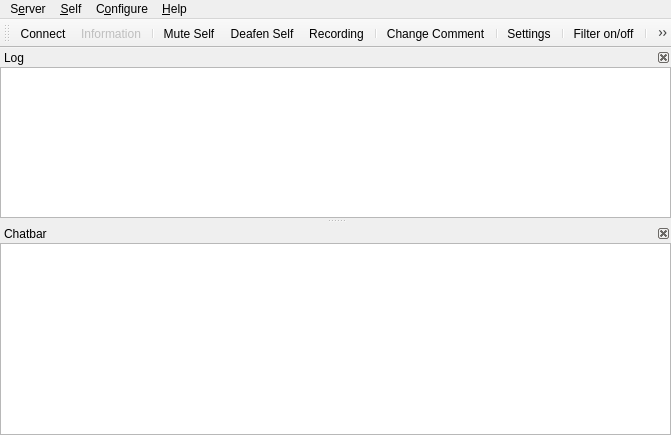
<?xml version="1.0" encoding="UTF-8"?>
<ui version="4.0">
 <class>MainWindow</class>
 <widget class="QMainWindow" name="MainWindow">
  <property name="geometry">
   <rect>
    <x>0</x>
    <y>0</y>
    <width>671</width>
    <height>435</height>
   </rect>
  </property>
  <property name="windowTitle">
   <string>Mumble</string>
  </property>
  <property name="dockOptions">
   <set>QMainWindow::AllowNestedDocks|QMainWindow::AnimatedDocks</set>
  </property>
  <property name="unifiedTitleAndToolBarOnMac">
   <bool>true</bool>
  </property>
  <widget class="UserView" name="qtvUsers">
   <property name="contextMenuPolicy">
    <enum>Qt::CustomContextMenu</enum>
   </property>
   <property name="acceptDrops">
    <bool>true</bool>
   </property>
   <property name="dragEnabled">
    <bool>true</bool>
   </property>
   <property name="rootIsDecorated">
    <bool>false</bool>
   </property>
   <property name="uniformRowHeights">
    <bool>true</bool>
   </property>
   <property name="headerHidden">
    <bool>true</bool>
   </property>
   <attribute name="headerVisible">
    <bool>false</bool>
   </attribute>
  </widget>
  <widget class="QMenuBar" name="menubar">
   <property name="geometry">
    <rect>
     <x>0</x>
     <y>0</y>
     <width>671</width>
     <height>21</height>
    </rect>
   </property>
   <widget class="QMenu" name="qmConfig">
    <property name="title">
     <string>C&amp;onfigure</string>
    </property>
    <addaction name="qaConfigDialog"/>
   </widget>
   <widget class="QMenu" name="qmHelp">
    <property name="title">
     <string>&amp;Help</string>
    </property>
    <addaction name="qaHelpWhatsThis"/>
    <addaction name="separator"/>
    <addaction name="qaHelpAbout"/>
    <addaction name="qaHelpAboutQt"/>
    <addaction name="separator"/>
    <addaction name="qaHelpVersionCheck"/>
   </widget>
   <widget class="QMenu" name="qmServer">
    <property name="title">
     <string>S&amp;erver</string>
    </property>
   </widget>
   <widget class="QMenu" name="qmSelf">
    <property name="title">
     <string>&amp;Self</string>
    </property>
    <addaction name="qaAudioMute"/>
    <addaction name="qaAudioDeaf"/>
    <addaction name="qaSelfPrioritySpeaker"/>
    <addaction name="separator"/>
    <addaction name="qaRecording"/>
    <addaction name="separator"/>
    <addaction name="qaSelfComment"/>
    <addaction name="qaServerTexture"/>
    <addaction name="qaServerTextureRemove"/>
    <addaction name="separator"/>
    <addaction name="qaSelfRegister"/>
    <addaction name="qaAudioStats"/>
   </widget>
   <addaction name="qmServer"/>
   <addaction name="qmSelf"/>
   <addaction name="qmConfig"/>
   <addaction name="qmHelp"/>
  </widget>
  <widget class="QDockWidget" name="qdwLog">
   <property name="minimumSize">
    <size>
     <width>250</width>
     <height>93</height>
    </size>
   </property>
   <property name="features">
    <set>QDockWidget::DockWidgetClosable|QDockWidget::DockWidgetMovable</set>
   </property>
   <property name="windowTitle">
    <string>Log</string>
   </property>
   <attribute name="dockWidgetArea">
    <number>1</number>
   </attribute>
   <widget class="LogTextBrowser" name="qteLog">
    <property name="contextMenuPolicy">
     <enum>Qt::CustomContextMenu</enum>
    </property>
    <property name="whatsThis">
     <string>This shows all recent activity. Connecting to servers, errors and information messages all show up here.&lt;br /&gt;To configure exactly which messages show up here, use the &lt;b&gt;Settings&lt;/b&gt; command from the menu.</string>
    </property>
    <property name="openLinks">
     <bool>false</bool>
    </property>
   </widget>
  </widget>
  <widget class="QDockWidget" name="qdwChat">
   <property name="sizePolicy">
    <sizepolicy hsizetype="Preferred" vsizetype="Preferred">
     <horstretch>0</horstretch>
     <verstretch>0</verstretch>
    </sizepolicy>
   </property>
   <property name="toolTip">
    <string/>
   </property>
   <property name="whatsThis">
    <string>This is the chatbar&lt;br /&gt;If you enter text here and then press enter the text is sent to the user or channel that was selected. If nothing is selected the message is sent to your current channel.</string>
   </property>
   <property name="features">
    <set>QDockWidget::DockWidgetClosable|QDockWidget::DockWidgetMovable</set>
   </property>
   <property name="windowTitle">
    <string>Chatbar</string>
   </property>
   <attribute name="dockWidgetArea">
    <number>1</number>
   </attribute>
   <widget class="ChatbarTextEdit" name="qteChat">
    <property name="sizePolicy">
     <sizepolicy hsizetype="Expanding" vsizetype="MinimumExpanding">
      <horstretch>0</horstretch>
      <verstretch>0</verstretch>
     </sizepolicy>
    </property>
    <property name="maximumSize">
     <size>
      <width>16777215</width>
      <height>16777215</height>
     </size>
    </property>
    <property name="acceptRichText">
     <bool>false</bool>
    </property>
   </widget>
  </widget>
  <widget class="QToolBar" name="qtIconToolbar">
   <property name="windowTitle">
    <string>Icon Toolbar</string>
   </property>
   <attribute name="toolBarArea">
    <enum>TopToolBarArea</enum>
   </attribute>
   <attribute name="toolBarBreak">
    <bool>false</bool>
   </attribute>
   <addaction name="qaServerConnect"/>
   <addaction name="qaServerInformation"/>
   <addaction name="separator"/>
   <addaction name="qaAudioMute"/>
   <addaction name="qaAudioDeaf"/>
   <addaction name="qaRecording"/>
   <addaction name="separator"/>
   <addaction name="qaSelfComment"/>
   <addaction name="separator"/>
   <addaction name="qaConfigDialog"/>
   <addaction name="separator"/>
   <addaction name="qaFilterToggle"/>
   <addaction name="separator"/>
   <addaction name="qaLogUsersToggle"/>
  </widget>
  <action name="qaQuit">
   <property name="text">
    <string>&amp;Quit Mumble</string>
   </property>
   <property name="toolTip">
    <string>Closes the program</string>
   </property>
   <property name="whatsThis">
    <string>Exits the application.</string>
   </property>
   <property name="shortcut">
    <string>Ctrl+Q</string>
   </property>
  </action>
  <action name="qaServerConnect">
   <property name="icon">
    <iconset>
     <normaloff>skin:categories/applications-internet.svg</normaloff>skin:categories/applications-internet.svg</iconset>
   </property>
   <property name="text">
    <string>&amp;Connect</string>
   </property>
   <property name="toolTip">
    <string>Open the server connection dialog</string>
   </property>
   <property name="whatsThis">
    <string>Shows a dialog of registered servers, and also allows quick-connect.</string>
   </property>
   <property name="iconVisibleInMenu">
    <bool>false</bool>
   </property>
  </action>
  <action name="qaServerDisconnect">
   <property name="enabled">
    <bool>false</bool>
   </property>
   <property name="text">
    <string>&amp;Disconnect</string>
   </property>
   <property name="toolTip">
    <string>Disconnect from server</string>
   </property>
   <property name="whatsThis">
    <string>Disconnects you from the server.</string>
   </property>
  </action>
  <action name="qaServerBanList">
   <property name="enabled">
    <bool>false</bool>
   </property>
   <property name="text">
    <string>&amp;Ban list</string>
   </property>
   <property name="toolTip">
    <string>Edit ban list on server</string>
   </property>
   <property name="whatsThis">
    <string>This lets you edit the server-side IP ban list.</string>
   </property>
  </action>
  <action name="qaServerInformation">
   <property name="enabled">
    <bool>false</bool>
   </property>
   <property name="icon">
    <iconset>
     <normaloff>skin:Information_icon.svg</normaloff>skin:Information_icon.svg</iconset>
   </property>
   <property name="text">
    <string>&amp;Information</string>
   </property>
   <property name="toolTip">
    <string>Show information about the server connection</string>
   </property>
   <property name="whatsThis">
    <string>This will show extended information about the connection to the server.</string>
   </property>
   <property name="iconVisibleInMenu">
    <bool>false</bool>
   </property>
  </action>
  <action name="qaUserKick">
   <property name="text">
    <string>&amp;Kick</string>
   </property>
   <property name="toolTip">
    <string>Kick user (with reason)</string>
   </property>
   <property name="whatsThis">
    <string>Kick selected user off server. You'll be asked to specify a reason.</string>
   </property>
  </action>
  <action name="qaUserMute">
   <property name="checkable">
    <bool>true</bool>
   </property>
   <property name="text">
    <string>&amp;Mute</string>
   </property>
   <property name="toolTip">
    <string>Mute user</string>
   </property>
   <property name="whatsThis">
    <string>Mute or unmute user on server. Unmuting a deafened user will also undeafen them.</string>
   </property>
  </action>
  <action name="qaUserBan">
   <property name="text">
    <string>&amp;Ban</string>
   </property>
   <property name="toolTip">
    <string>Kick and ban user (with reason)</string>
   </property>
   <property name="whatsThis">
    <string>Kick and ban selected user from server. You'll be asked to specify a reason.</string>
   </property>
  </action>
  <action name="qaUserDeaf">
   <property name="checkable">
    <bool>true</bool>
   </property>
   <property name="text">
    <string>&amp;Deafen</string>
   </property>
   <property name="toolTip">
    <string>Deafen user</string>
   </property>
   <property name="whatsThis">
    <string>Deafen or undeafen user on server. Deafening a user will also mute them.</string>
   </property>
  </action>
  <action name="qaUserLocalIgnore">
   <property name="checkable">
    <bool>true</bool>
   </property>
   <property name="text">
    <string>Ignore Messages</string>
   </property>
   <property name="toolTip">
    <string>Locally ignore user's text chat messages.</string>
   </property>
   <property name="whatsThis">
    <string>Silently drops all text messages from the user.</string>
   </property>
  </action>
  <action name="qaUserLocalMute">
   <property name="checkable">
    <bool>true</bool>
   </property>
   <property name="text">
    <string>&amp;Local Mute</string>
   </property>
   <property name="toolTip">
    <string>Mute user locally</string>
   </property>
   <property name="whatsThis">
    <string>Mute or unmute user locally. Use this on other users in the same room.</string>
   </property>
  </action>
  <action name="qaUserTextMessage">
   <property name="text">
    <string>Send &amp;Message</string>
   </property>
   <property name="toolTip">
    <string>Send a Text Message</string>
   </property>
   <property name="whatsThis">
    <string>Sends a text message to another user.</string>
   </property>
  </action>
  <action name="qaChannelAdd">
   <property name="text">
    <string>&amp;Add</string>
   </property>
   <property name="toolTip">
    <string>Add new channel</string>
   </property>
   <property name="whatsThis">
    <string>This adds a new sub-channel to the currently selected channel.</string>
   </property>
  </action>
  <action name="qaChannelRemove">
   <property name="text">
    <string>&amp;Remove</string>
   </property>
   <property name="toolTip">
    <string>Remove channel</string>
   </property>
   <property name="whatsThis">
    <string>This removes a channel and all sub-channels.</string>
   </property>
  </action>
  <action name="qaChannelACL">
   <property name="text">
    <string>&amp;Edit</string>
   </property>
   <property name="toolTip">
    <string>Edit Groups and ACL for channel</string>
   </property>
   <property name="whatsThis">
    <string>This opens the Group and ACL dialog for the channel, to control permissions.</string>
   </property>
  </action>
  <action name="qaChannelLink">
   <property name="text">
    <string>&amp;Link</string>
   </property>
   <property name="toolTip">
    <string>Link your channel to another channel</string>
   </property>
   <property name="whatsThis">
    <string>This links your current channel to the selected channel. If users in a channel have permission to speak in the other channel, users can now hear each other. This is a permanent link, and will last until manually unlinked or the server is restarted. Please see the shortcuts for push-to-link.</string>
   </property>
  </action>
  <action name="qaChannelUnlink">
   <property name="text">
    <string comment="Channel">&amp;Unlink</string>
   </property>
   <property name="toolTip">
    <string>Unlink your channel from another channel</string>
   </property>
   <property name="whatsThis">
    <string>This unlinks your current channel from the selected channel.</string>
   </property>
  </action>
  <action name="qaChannelUnlinkAll">
   <property name="text">
    <string>&amp;Unlink All</string>
   </property>
   <property name="toolTip">
    <string>Unlinks your channel from all linked channels.</string>
   </property>
   <property name="whatsThis">
    <string>This unlinks your current channel (not the selected one) from all linked channels.</string>
   </property>
  </action>
  <action name="qaAudioReset">
   <property name="text">
    <string>&amp;Reset</string>
   </property>
   <property name="toolTip">
    <string>Reset audio preprocessor</string>
   </property>
   <property name="whatsThis">
    <string>This will reset the audio preprocessor, including noise cancellation, automatic gain and voice activity detection. If something suddenly worsens the audio environment (like dropping the microphone) and it was temporary, use this to avoid having to wait for the preprocessor to readjust.</string>
   </property>
  </action>
  <action name="qaAudioMute">
   <property name="checkable">
    <bool>true</bool>
   </property>
   <property name="icon">
    <iconset>
     <normaloff>skin:actions/audio-input-microphone.svg</normaloff>
     <normalon>skin:actions/audio-input-microphone-muted.svg</normalon>
     <activeon>skin:actions/audio-input-microphone-muted.svg</activeon>skin:actions/audio-input-microphone.svg</iconset>
   </property>
   <property name="text">
    <string>&amp;Mute Self</string>
   </property>
   <property name="toolTip">
    <string>Mute yourself</string>
   </property>
   <property name="whatsThis">
    <string>Mute or unmute yourself. When muted, you will not send any data to the server. Unmuting while deafened will also undeafen.</string>
   </property>
   <property name="iconVisibleInMenu">
    <bool>false</bool>
   </property>
  </action>
  <action name="qaAudioDeaf">
   <property name="checkable">
    <bool>true</bool>
   </property>
   <property name="icon">
    <iconset>
     <normaloff>skin:self_undeafened.svg</normaloff>
     <normalon>skin:deafened_self.svg</normalon>
     <activeon>skin:deafened_self.svg</activeon>skin:self_undeafened.svg</iconset>
   </property>
   <property name="text">
    <string>&amp;Deafen Self</string>
   </property>
   <property name="toolTip">
    <string>Deafen yourself</string>
   </property>
   <property name="whatsThis">
    <string>Deafen or undeafen yourself. When deafened, you will not hear anything. Deafening yourself will also mute.</string>
   </property>
   <property name="iconVisibleInMenu">
    <bool>false</bool>
   </property>
  </action>
  <action name="qaAudioTTS">
   <property name="checkable">
    <bool>true</bool>
   </property>
   <property name="text">
    <string>&amp;Text-To-Speech</string>
   </property>
   <property name="toolTip">
    <string>Toggle Text-To-Speech</string>
   </property>
   <property name="whatsThis">
    <string>Enable or disable the text-to-speech engine. Only messages enabled for TTS in the Configuration dialog will actually be spoken.</string>
   </property>
  </action>
  <action name="qaAudioStats">
   <property name="text">
    <string>Audio S&amp;tatistics</string>
   </property>
   <property name="toolTip">
    <string>Display audio statistics</string>
   </property>
   <property name="whatsThis">
    <string>Pops up a small dialog with information about your current audio input.</string>
   </property>
  </action>
  <action name="qaAudioUnlink">
   <property name="text">
    <string>&amp;Unlink Plugins</string>
   </property>
   <property name="toolTip">
    <string>Forcibly unlink plugin</string>
   </property>
   <property name="whatsThis">
    <string>This forces the current plugin to unlink, which is handy if it is reading completely wrong data.</string>
   </property>
  </action>
  <action name="qaConfigDialog">
   <property name="icon">
    <iconset>
     <normaloff>skin:config_basic.png</normaloff>skin:config_basic.png</iconset>
   </property>
   <property name="text">
    <string>&amp;Settings</string>
   </property>
   <property name="toolTip">
    <string>Configure Mumble</string>
   </property>
   <property name="whatsThis">
    <string>Allows you to change most settings for Mumble.</string>
   </property>
   <property name="menuRole">
    <enum>QAction::PreferencesRole</enum>
   </property>
   <property name="iconVisibleInMenu">
    <bool>false</bool>
   </property>
  </action>
  <action name="qaFilterToggle">
   <property name="checkable">
    <bool>true</bool>
   </property>
   <property name="icon">
    <iconset>
     <normaloff>skin:filter.svg</normaloff>
     <normalon>skin:filter.svg</normalon>
     <activeon>skin:filter.svg</activeon>skin:filter.svg</iconset>
   </property>
   <property name="text">
    <string>&amp;Filter on/off</string>
   </property>
   <property name="toolTip">
    <string>Toggle the channel filter (Ctrl+F)</string>
   </property>
   <property name="whatsThis">
    <string>Enable or disable the filtering of select channels.
By default all empty channels will be filtered.
You can mark additional channels for filtering from
the channel's context menu.</string>
   </property>
   <property name="shortcut">
    <string>Ctrl+F</string>
   </property>
   <property name="iconVisibleInMenu">
    <bool>false</bool>
   </property>
  </action>
  <action name="qaLogUsersToggle">
   <property name="checkable">
    <bool>true</bool>
   </property>
   <property name="icon">
    <iconset>
     <normaloff>skin:log.svg</normaloff>
     <normalon>skin:log.svg</normalon>
     <activeon>skin:log.svg</activeon>skin:log.svg</iconset>
   </property>
   <property name="text">
    <string>&amp;Log users on/off</string>
   </property>
   <property name="toolTip">
    <string>Toggle the continuous user log</string>
   </property>
   <property name="whatsThis">
    <string>Enable or disable the logging of all users.
Every few seconds, a file will be created listing all
users in all channels on the server.</string>
   </property>
   <property name="iconVisibleInMenu">
    <bool>false</bool>
   </property>
  </action>
  <action name="qaAudioWizard">
   <property name="text">
    <string>&amp;Audio Wizard</string>
   </property>
   <property name="toolTip">
    <string>Start the audio configuration wizard</string>
   </property>
   <property name="whatsThis">
    <string>This will guide you through the process of configuring your audio hardware.</string>
   </property>
  </action>
  <action name="qaHelpWhatsThis">
   <property name="text">
    <string>&amp;What's This?</string>
   </property>
   <property name="toolTip">
    <string>Enter What's This? mode</string>
   </property>
   <property name="whatsThis">
    <string>Click this to enter &quot;What's This?&quot; mode. Your cursor will turn into a question mark. Click on any button, menu choice or area to show a description of what it is.</string>
   </property>
  </action>
  <action name="qaHelpAbout">
   <property name="text">
    <string>&amp;About</string>
   </property>
   <property name="toolTip">
    <string>Information about Mumble</string>
   </property>
   <property name="whatsThis">
    <string>Shows a small dialog with information and license for Mumble.</string>
   </property>
   <property name="menuRole">
    <enum>QAction::AboutRole</enum>
   </property>
  </action>
  <action name="qaHelpAboutSpeex">
   <property name="text">
    <string>About &amp;Speex</string>
   </property>
   <property name="toolTip">
    <string>Information about Speex</string>
   </property>
   <property name="whatsThis">
    <string>Shows a small dialog with information about Speex.</string>
   </property>
   <property name="menuRole">
    <enum>QAction::ApplicationSpecificRole</enum>
   </property>
  </action>
  <action name="qaHelpAboutQt">
   <property name="text">
    <string>About &amp;Qt</string>
   </property>
   <property name="toolTip">
    <string>Information about Qt</string>
   </property>
   <property name="whatsThis">
    <string>Shows a small dialog with information about Qt.</string>
   </property>
   <property name="menuRole">
    <enum>QAction::AboutQtRole</enum>
   </property>
  </action>
  <action name="qaHelpVersionCheck">
   <property name="text">
    <string>Check for &amp;Updates</string>
   </property>
   <property name="toolTip">
    <string>Check for new version of Mumble</string>
   </property>
   <property name="whatsThis">
    <string>Connects to the Mumble webpage to check if a new version is available, and notifies you with an appropriate download URL if this is the case.</string>
   </property>
  </action>
  <action name="qaChannelSendMessage">
   <property name="text">
    <string>Send &amp;Message</string>
   </property>
   <property name="toolTip">
    <string>Send a Text Message</string>
   </property>
   <property name="whatsThis">
    <string>Sends a text message to all users in a channel.</string>
   </property>
  </action>
  <action name="qaChannelCopyURL">
   <property name="text">
    <string>&amp;Copy URL</string>
   </property>
   <property name="toolTip">
    <string>Copies a link to this channel to the clipboard.</string>
   </property>
   <property name="whatsThis">
    <string>Copies a link to this channel to the clipboard.</string>
   </property>
  </action>
  <action name="qaConfigMinimal">
   <property name="checkable">
    <bool>true</bool>
   </property>
   <property name="text">
    <string>&amp;Minimal View</string>
   </property>
   <property name="toolTip">
    <string>Toggle minimal window modes</string>
   </property>
   <property name="whatsThis">
    <string>This will toggle minimal mode, where the log window and menu is hidden.</string>
   </property>
  </action>
  <action name="qaConfigHideFrame">
   <property name="checkable">
    <bool>true</bool>
   </property>
   <property name="text">
    <string>Hide Frame</string>
   </property>
   <property name="toolTip">
    <string>Toggle showing frame on minimal window</string>
   </property>
   <property name="whatsThis">
    <string>This will toggle whether the minimal window should have a frame for moving and resizing.</string>
   </property>
  </action>
  <action name="qaConfigCert">
   <property name="text">
    <string>&amp;Certificate Wizard</string>
   </property>
   <property name="toolTip">
    <string>Configure certificates for strong authentication</string>
   </property>
   <property name="whatsThis">
    <string>This starts the wizard for creating, importing and exporting certificates for authentication against servers.</string>
   </property>
  </action>
  <action name="qaUserRegister">
   <property name="text">
    <string>&amp;Register</string>
   </property>
   <property name="toolTip">
    <string>Register user on server</string>
   </property>
   <property name="whatsThis">
    <string>This will permanently register the user on the server.</string>
   </property>
  </action>
  <action name="qaUserFriendAdd">
   <property name="text">
    <string>Add &amp;Friend</string>
   </property>
   <property name="toolTip">
    <string>Adds a user as your friend.</string>
   </property>
   <property name="whatsThis">
    <string>This will add the user as a friend, so you can recognize him on this and other servers.</string>
   </property>
  </action>
  <action name="qaUserFriendRemove">
   <property name="text">
    <string>&amp;Remove Friend</string>
   </property>
   <property name="toolTip">
    <string>Removes a user from your friends.</string>
   </property>
   <property name="whatsThis">
    <string>This will remove a user from your friends list.</string>
   </property>
  </action>
  <action name="qaUserFriendUpdate">
   <property name="text">
    <string>&amp;Update Friend</string>
   </property>
   <property name="toolTip">
    <string>Update name of your friend.</string>
   </property>
   <property name="whatsThis">
    <string>Your friend uses a different name than what is in your database. This will update the name.</string>
   </property>
  </action>
  <action name="qaServerUserList">
   <property name="text">
    <string>Registered &amp;Users</string>
   </property>
   <property name="toolTip">
    <string>Edit registered users list</string>
   </property>
   <property name="whatsThis">
    <string>This opens the editor for registered users, which allow you to change their name or unregister them.</string>
   </property>
  </action>
  <action name="qaServerTexture">
   <property name="text">
    <string>Change &amp;Avatar</string>
   </property>
   <property name="toolTip">
    <string>Change your avatar image on this server</string>
   </property>
  </action>
  <action name="qaServerTokens">
   <property name="text">
    <string>&amp;Access Tokens</string>
   </property>
   <property name="toolTip">
    <string>Add or remove text-based access tokens</string>
   </property>
  </action>
  <action name="qaServerTextureRemove">
   <property name="text">
    <string>&amp;Remove Avatar</string>
   </property>
   <property name="toolTip">
    <string>Remove currently defined avatar image.</string>
   </property>
  </action>
  <action name="qaUserCommentReset">
   <property name="text">
    <string>Reset &amp;Comment</string>
   </property>
   <property name="toolTip">
    <string>Reset the comment of the selected user.</string>
   </property>
  </action>
  <action name="qaUserTextureReset">
   <property name="text">
    <string>Reset &amp;Avatar</string>
   </property>
   <property name="toolTip">
    <string>Reset the avatar of the selected user.</string>
   </property>
  </action>
  <action name="qaChannelJoin">
   <property name="text">
    <string>&amp;Join Channel</string>
   </property>
  </action>
  <action name="qaChannelFilter">
   <property name="checkable">
    <bool>true</bool>
   </property>
   <property name="text">
    <string>&amp;Hide Channel when Filtering</string>
   </property>
  </action>
  <action name="qaUserCommentView">
   <property name="text">
    <string>View Comment</string>
   </property>
   <property name="toolTip">
    <string>View comment in editor</string>
   </property>
  </action>
  <action name="qaUserInformation">
   <property name="text">
    <string>&amp;Information</string>
   </property>
   <property name="toolTip">
    <string>Query server for connection information for user</string>
   </property>
  </action>
  <action name="qaSelfComment">
   <property name="icon">
    <iconset>
     <normaloff>skin:comment.svg</normaloff>skin:comment.svg</iconset>
   </property>
   <property name="text">
    <string>&amp;Change Comment</string>
   </property>
   <property name="toolTip">
    <string>Change your own comment</string>
   </property>
   <property name="iconVisibleInMenu">
    <bool>false</bool>
   </property>
  </action>
  <action name="qaSelfRegister">
   <property name="text">
    <string>R&amp;egister</string>
   </property>
   <property name="toolTip">
    <string>Register yourself on the server</string>
   </property>
  </action>
  <action name="qaUserPrioritySpeaker">
   <property name="checkable">
    <bool>true</bool>
   </property>
   <property name="text">
    <string>Priority Speaker</string>
   </property>
  </action>
  <action name="qaSelfPrioritySpeaker">
   <property name="checkable">
    <bool>true</bool>
   </property>
   <property name="text">
    <string>Priority Speaker</string>
   </property>
  </action>
  <action name="qaRecording">
   <property name="icon">
    <iconset>
     <normaloff>skin:actions/media-record.svg</normaloff>skin:actions/media-record.svg</iconset>
   </property>
   <property name="text">
    <string>Recording</string>
   </property>
   <property name="iconVisibleInMenu">
    <bool>false</bool>
   </property>
  </action>
 </widget>
 <customwidgets>
  <customwidget>
   <class>UserView</class>
   <extends>QTreeView</extends>
   <header>UserView.h</header>
  </customwidget>
  <customwidget>
   <class>ChatbarTextEdit</class>
   <extends>QTextEdit</extends>
   <header>CustomElements.h</header>
  </customwidget>
  <customwidget>
   <class>LogTextBrowser</class>
   <extends>QTextBrowser</extends>
   <header>CustomElements.h</header>
  </customwidget>
 </customwidgets>
 <resources/>
 <connections/>
</ui>
